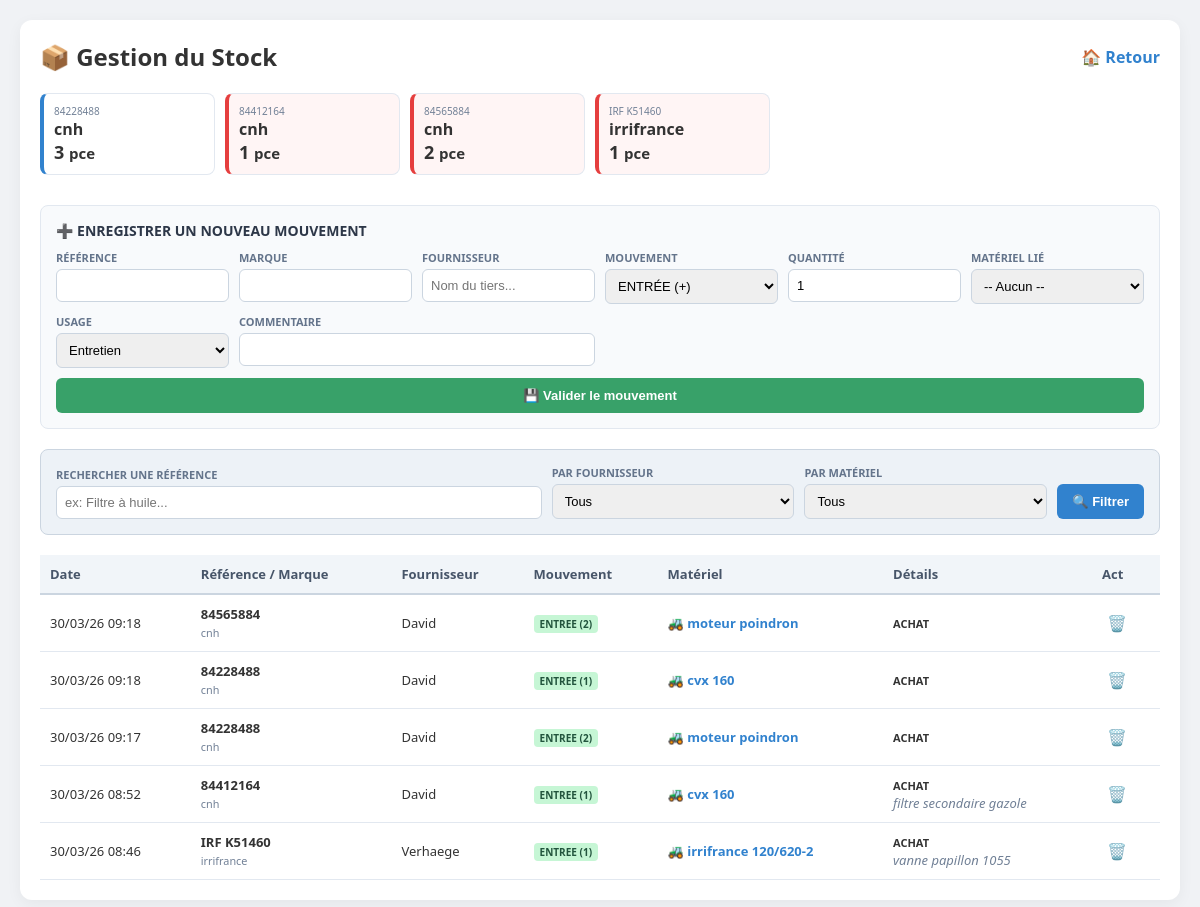
The app's page /gestion_stock.php (signed in) with its own data.
### tables this page shows
CREATE TABLE stock_mouvements (
        id INTEGER PRIMARY KEY AUTOINCREMENT,
        entreprise_id INTEGER,
        reference TEXT,
        marque TEXT,
        fournisseur TEXT,
        type_mouvement TEXT, 
        quantite INTEGER,
        usage_type TEXT,     
        date_mouvement DATETIME DEFAULT CURRENT_TIMESTAMP,
        commentaire TEXT
    , materiel_id INTEGER);

CREATE TABLE materiels (
        id INTEGER PRIMARY KEY AUTOINCREMENT,
        entreprise_id INTEGER,
        nom TEXT NOT NULL,
        categorie TEXT,
        marque TEXT,
        modele TEXT,
        compteur_heures_actuel INTEGER DEFAULT 0,
        numero_serie TEXT UNIQUE,
        date_achat DATE,
        statut TEXT CHECK(statut IN ('operationnel','en_panne','maintenance')) DEFAULT 'operationnel',
        maintenance_frequence INTEGER DEFAULT 500,
        maintenance_dernier_compteur INTEGER DEFAULT 0, huile_moteur_type TEXT, huile_moteur_qte TEXT, filtre_moteur_ref TEXT, huile_trans_type TEXT, huile_trans_qte TEXT, filtre_trans_ref1 TEXT, filtre_trans_ref2 TEXT, filtre_air_moteur_ref1 TEXT, filtre_air_moteur_ref2 TEXT, filtre_air_cabine_ref1 TEXT, filtre_air_cabine_ref2 TEXT, filtre_carb_ref1 TEXT, filtre_carb_ref2 TEXT, filtre_carb_ref3 TEXT,
        FOREIGN KEY (entreprise_id) REFERENCES entreprises (id) ON DELETE CASCADE
    );

### gestion_stock.php (the view, shortened to what this page needs)
<?php
require_once 'db.php';
$entreprise_id = $_SESSION['entreprise_id'];
$search_ref = $_GET['s_ref'] ?? '';
$sql = "SELECT sm.*, m.nom as nom_materiel
        FROM stock_mouvements sm
        LEFT JOIN materiels m ON sm.materiel_id = m.id
        WHERE sm.entreprise_id = ?";
$params = [$entreprise_id];
$sql .= " ORDER BY sm.date_mouvement DESC LIMIT 50";
$stmt = $pdo->prepare($sql);
$stmt->execute($params);
$mouvements = $stmt->fetchAll();
$stmt_inv = $pdo->prepare("
    SELECT
        reference,
        marque,
        SUM(CASE WHEN type_mouvement = 'ENTREE' THEN quantite ELSE 0 END) -
        SUM(CASE WHEN type_mouvement = 'SORTIE' THEN quantite ELSE 0 END) as stock_actuel
    FROM stock_mouvements
    WHERE entreprise_id = ?
    GROUP BY reference, marque
    HAVING stock_actuel != 0
    ORDER BY reference ASC
");
$stmt_inv->execute([$entreprise_id]);
$inventaire = $stmt_inv->fetchAll();
?>
<!DOCTYPE html>
<html lang="fr">
<head>
</head>
<body>
<div class="container">
    <header style="display:flex; justify-content: space-between; align-items: center; margin-bottom: 20px;">
        <h2 style="margin:0;">📦 Gestion du Stock</h2>
        <a href="index.php" style="text-decoration:none; color:#3182ce; font-weight:bold;">🏠 Retour</a>
    </header>
    <div class="inventory-scroll">
        <?php foreach($inventaire as $item): ?>
            <div class="stock-tag <?= $item['stock_actuel'] <= 2 ? 'low' : '' ?>">
                <div style="font-size: 10px; color: #718096;"><?= htmlspecialchars($item['reference']) ?></div>
                <div style="font-weight: bold;"><?= htmlspecialchars($item['marque']) ?></div>
                <div style="font-size: 18px; font-weight: bold;"><?= $item['stock_actuel'] ?> <small>pce</small></div>
            </div>
        <?php endforeach; ?>
    </div>
    <div class="card">
        <label style="font-size: 14px; margin-bottom: 10px; color: #2d3748;">➕ Enregistrer un nouveau mouvement</label>
        <form method="POST">
            <div class="grid">
                <div>
                    <label>Référence</label>
                    <input type="text" name="reference" required>
                </div>
                <div>
                    <label>Marque</label>
                    <input type="text" name="marque" required>
                </div>
                <div>
                    <label>Fournisseur</label>
                    <input type="text" name="fournisseur_input" list="dl_fourn" placeholder="Nom du tiers...">
                </div>
                <div>
                    <label>Mouvement</label>
                    <select name="type_mouvement">
                        <option value="ENTREE">ENTRÉE (+)</option>
                    </select>
                </div>
                <div>
                    <label>Quantité</label>
                    <input type="number" name="quantite" value="1" min="1">
                </div>
                <div>
                    <label>Matériel Lié</label>
                    <select name="materiel_id">
                        <option value="">-- Aucun --</option>
                    </select>
                </div>
                <div>
                    <label>Usage</label>
                    <select name="usage_type">
                        <option value="ENTRETIEN">Entretien</option>
                    </select>
                </div>
                <div style="grid-column: span 2;">
                    <label>Commentaire</label>
                    <input type="text" name="commentaire">
                </div>
            </div>
            <button type="submit" name="enregistrer_stock" class="btn btn-green">💾 Valider le mouvement</button>
        </form>
    </div>
    <div class="filter-bar">
        <form method="GET" style="display: contents;">
            <div style="flex: 2;">
                <label>Rechercher une référence</label>
                <input type="text" name="s_ref" value="<?= htmlspecialchars($search_ref) ?>" placeholder="ex: Filtre à huile...">
            </div>
            <div style="flex: 1;">
                <label>Par Fournisseur</label>
                <select name="s_fourn">
                    <option value="">Tous</option>
                </select>
            </div>
            <div style="flex: 1;">
                <label>Par Matériel</label>
                <select name="s_mat">
                    <option value="">Tous</option>
                </select>
            </div>
            <button type="submit" class="btn btn-blue">🔍 Filtrer</button>
        </form>
    </div>
    <table>
        <thead>
            <tr>
                <th>Date</th>
                <th>Référence / Marque</th>
                <th>Fournisseur</th>
                <th>Mouvement</th>
                <th>Matériel</th>
                <th>Détails</th>
				<th>Act</th>
            </tr>
        </thead>
        <tbody>
            <?php foreach($mouvements as $m): ?>
            <tr>
                <td><?= date('d/m/y H:i', strtotime($m['date_mouvement'])) ?></td>
                <td>
                    <strong><?= htmlspecialchars($m['reference']) ?></strong><br>
                    <small style="color: #718096;"><?= htmlspecialchars($m['marque']) ?></small>
                </td>
                <td><?= htmlspecialchars($m['fournisseur'] ?: '-') ?></td>
                <td>
                    <span class="badge <?= $m['type_mouvement'] == 'ENTREE' ? 'badge-in' : 'badge-out' ?>">
                        <?= $m['type_mouvement'] ?> (<?= $m['quantite'] ?>)
                    </span>
                </td>
                <td style="color:#3182ce; font-weight:bold;">
                    <?= $m['nom_materiel'] ? '🚜 '.htmlspecialchars($m['nom_materiel']) : '-' ?>
                </td>
                <td>
                    <span style="font-size: 11px; font-weight: bold;"><?= $m['usage_type'] ?></span><br>
                    <span style="color: #718096; font-style: italic;"><?= htmlspecialchars($m['commentaire']) ?></span>
                </td>
				<td><a href="supprimer_mouvement_stock.php?id=<?= $m['id'] ?>"
           class="btn-delete"
           title="Supprimer cette ligne">
           🗑️
        </a></td>
            </tr>
            <?php endforeach; ?>
        </tbody>
    </table>
</div>
</body>
</html>

### gestion_stock.php (style rules this page uses)
body { font-family: 'Segoe UI', sans-serif; background: #f0f2f5; margin: 0; padding: 20px; color: #333; }
.container { max-width: 1200px; margin: auto; background: white; padding: 20px; border-radius: 12px; box-shadow: 0 4px 15px rgba(0,0,0,0.05); }
.card { background: #f8fafc; border: 1px solid #e2e8f0; padding: 15px; border-radius: 8px; margin-bottom: 20px; }
.grid { display: grid; grid-template-columns: repeat(auto-fit, minmax(150px, 1fr)); gap: 10px; }
.filter-bar { background: #edf2f7; padding: 15px; border-radius: 8px; display: flex; flex-wrap: wrap; gap: 10px; align-items: flex-end; margin-bottom: 20px; border: 1px solid #cbd5e0; }
label { display: block; font-size: 11px; font-weight: bold; margin-bottom: 4px; color: #64748b; text-transform: uppercase; }
input, select, textarea { width: 100%; padding: 8px; border: 1px solid #cbd5e0; border-radius: 6px; box-sizing: border-box; font-size: 13px; }
.btn { padding: 10px 15px; border-radius: 6px; border: none; cursor: pointer; font-weight: bold; font-size: 13px; transition: 0.2s; }
.btn-green { background: #38a169; color: white; width: 100%; grid-column: 1 / -1; margin-top: 10px; }
.btn-blue { background: #3182ce; color: white; }
.inventory-scroll { display: flex; gap: 10px; overflow-x: auto; padding-bottom: 10px; margin-bottom: 20px; }
.stock-tag { background: white; border: 1px solid #e2e8f0; padding: 10px; border-radius: 8px; min-width: 150px; flex-shrink: 0; border-left: 4px solid #3182ce; }
.stock-tag.low { border-left-color: #e53e3e; background: #fff5f5; }
table { width: 100%; border-collapse: collapse; font-size: 13px; }
th { background: #f1f5f9; text-align: left; padding: 10px; border-bottom: 2px solid #cbd5e0; color: #475569; }
td { padding: 10px; border-bottom: 1px solid #e2e8f0; }
.badge { padding: 2px 6px; border-radius: 4px; font-size: 10px; font-weight: bold; }
.badge-in { background: #c6f6d5; color: #22543d; }
.btn-delete { color: #e53e3e; text-decoration: none; font-size: 16px; padding: 5px; border-radius: 4px; transition: background 0.2s; }

### records on screen
stock_mouvements: date_mouvement "30/03/26 09:18", reference "84565884", marque "cnh", fournisseur "David", type_mouvement "ENTREE", quantite "2", materiel.nom "moteur poindron", usage_type "ACHAT"
stock_mouvements: date_mouvement "30/03/26 09:18", reference "84228488", marque "cnh", fournisseur "David", type_mouvement "ENTREE", quantite "1", materiel.nom "cvx 160", usage_type "ACHAT"
stock_mouvements: date_mouvement "30/03/26 09:17", reference "84228488", marque "cnh", fournisseur "David", type_mouvement "ENTREE", quantite "2", materiel.nom "moteur poindron", usage_type "ACHAT"
stock_mouvements: date_mouvement "30/03/26 08:52", reference "84412164", marque "cnh", fournisseur "David", type_mouvement "ENTREE", quantite "1", materiel.nom "cvx 160", usage_type "ACHAT", commentaire "filtre secondaire gazole"
stock_mouvements: date_mouvement "30/03/26 08:46", reference "IRF K51460", marque "irrifrance", fournisseur "Verhaege", type_mouvement "ENTREE", quantite "1", materiel.nom "irrifrance 120/620-2", usage_type "ACHAT", commentaire "vanne papillon 1055"

### other values on screen
$item['reference'] "84228488"
$item['marque'] "cnh"
$item['stock_actuel'] "3"
$item['reference'] "84412164"
$item['stock_actuel'] "1"
$item['reference'] "84565884"
$item['stock_actuel'] "2"
$item['reference'] "IRF K51460"
$item['marque'] "irrifrance"
